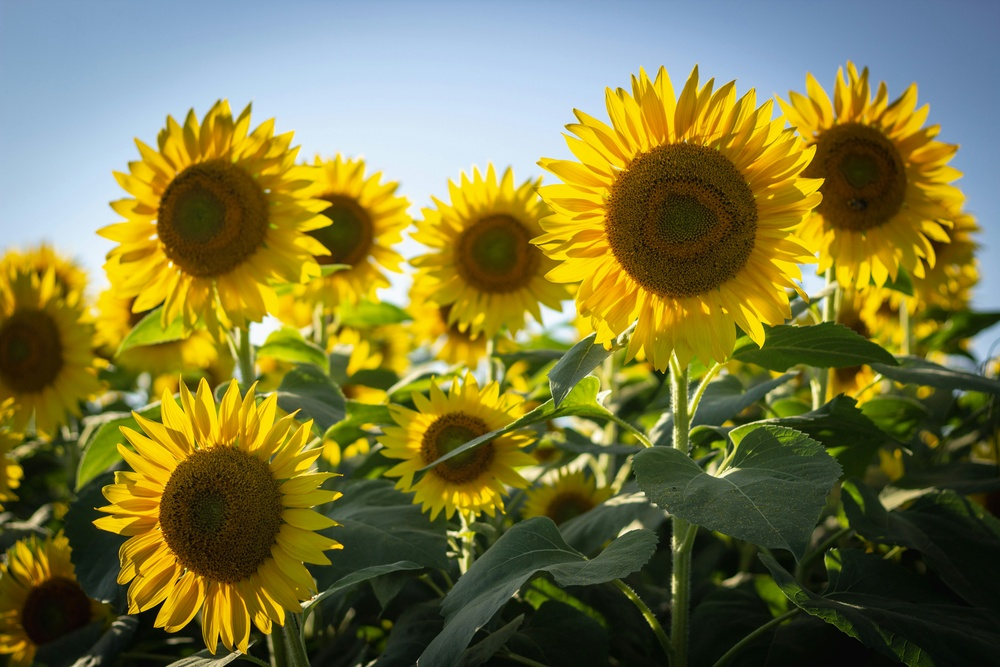
#> input picture Final_Assignments/HW5/images/flower.jpg, 1000 x 667 px, shrunk from 5184 x 3456 before the run
$ jupyter execute Q7_b.ipynb
#> lines starting #> are read from the running program, lines starting #| are printed output that depends on the picture; after the words box and inside, x2 and y2 are one past the last pixel; in counts of white or black regions, pixels touching at a corner belong together
[cell 1]
import cv2
import numpy as np
import matplotlib.pyplot as plt

[cell 2]
import cv2
import numpy as np
import matplotlib.pyplot as plt

# Load image
image = cv2.imread('images/flower.jpg')
#> image is the input picture: shape (667, 1000, 3); mean B, G, R 63.9, 119.6, 123.3
# Convert BGR to RGB for plotting
image_rgb = cv2.cvtColor(image, cv2.COLOR_BGR2RGB)
image2 = image_rgb.copy()
# Define range for dark color in HSV (typical for sunflower centers)
lower_dark = np.array([0, 0, 0])
upper_dark = np.array([180, 255, 100])

# Convert RGB to HSV
hsv_image = cv2.cvtColor(image_rgb, cv2.COLOR_RGB2HSV)
#> hsv_image: shape (667, 1000, 3); mean H, S, V 48.8, 166.2, 139.3

# Create mask for dark color
mask = cv2.inRange(hsv_image, lower_dark, upper_dark)
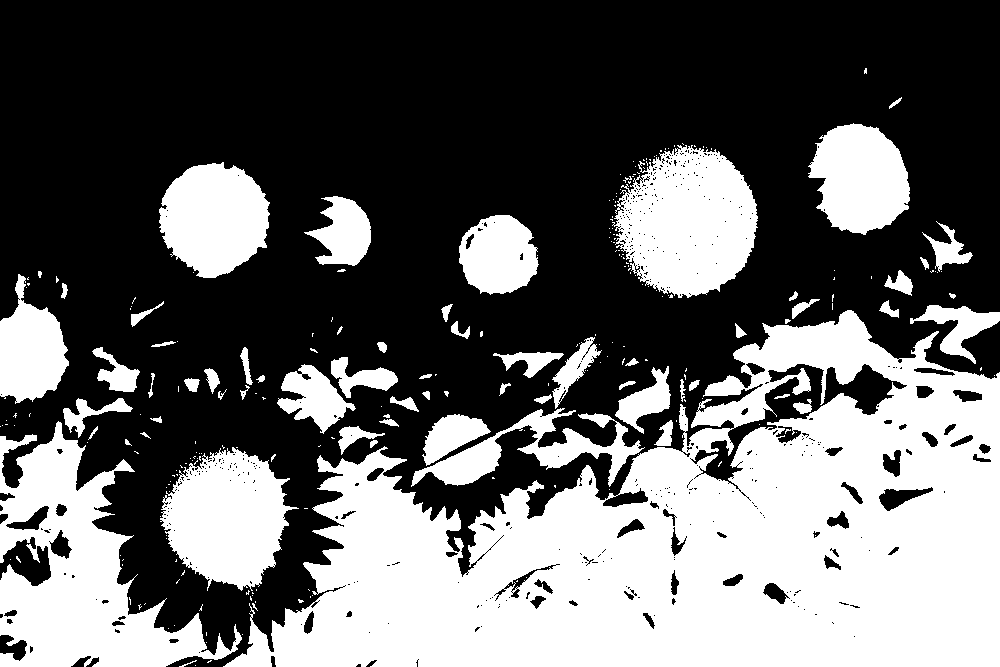
#> mask: shape (667, 1000); 39.7% white; 255 white regions (190 under 20 px), largest, box (x1, y1, x2, y2) and area: (223, 310, 1000, 667) 155652, (0, 421, 242, 667) 25510, (612, 145, 758, 298) 15684

# Perform morphological operations
kernel = cv2.getStructuringElement(cv2.MORPH_RECT, (100,100))
open = cv2.morphologyEx(mask, cv2.MORPH_OPEN, kernel)
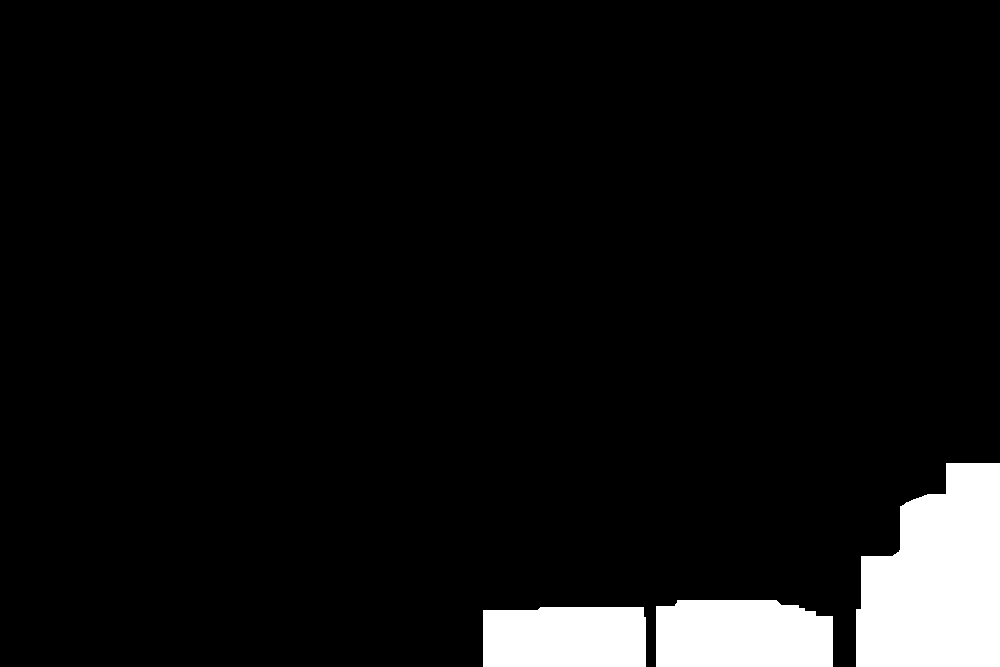
#> open: shape (667, 1000); 6.6% white; 3 white regions, box (x1, y1, x2, y2) and area: (856, 463, 1000, 667) 23457, (656, 600, 833, 667) 11197, (483, 607, 646, 667) 9592
close = cv2.morphologyEx(open, cv2.MORPH_CLOSE, kernel)
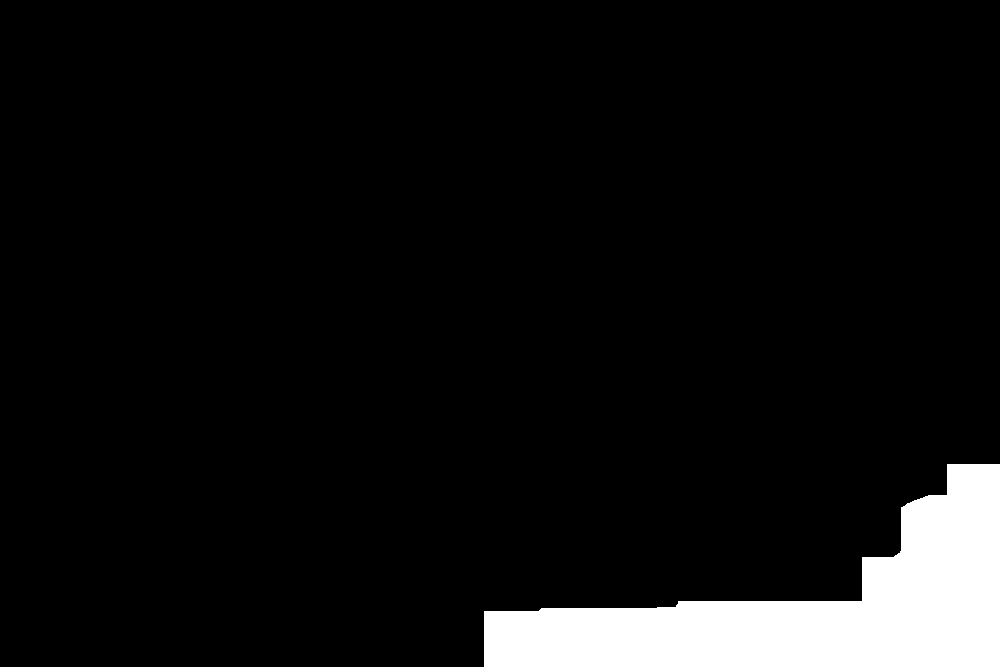
#> close: shape (667, 1000); 6.9% white; 1 white region

# Find contours
contours,_ = cv2.findContours(close.copy(), cv2.RETR_EXTERNAL,cv2.CHAIN_APPROX_SIMPLE)
#> contours = 1 contour; box (x1, y1, x2, y2) and area: (484, 464, 1000, 667) 45568

# Filter out small contours that are not flower centers
sunflower_contours = [cnt for cnt in contours if cv2.contourArea(cnt) > 100]
#> sunflower_contours has the same summary as contours

# Count number of sunflowers based on contours found
number_of_sunflowers = len(sunflower_contours)
#> number_of_sunflowers = 1

print(f'Number of Sunflowers Detected: {number_of_sunflowers}')
#| Number of Sunflowers Detected: 1

# Draw contours on original image
for cnt in sunflower_contours:
    # Get bounding box coordinates around each contour
    x,y,w,h = cv2.boundingRect(cnt)
    # Draw rectangle around each contour on original colored image
    detected_flowers_image = cv2.rectangle(image_rgb,(x,y),(x+w,y+h),(0,0,255),20)
#> this loop made 1 pass
#> (x, y, w, h) on pass 1: (484, 464, 516, 203)
#> pass 1, `detected_flowers_image = cv2.rectangle(image_rgb,(x,y),(x+w,y+h),(0,0,..`:
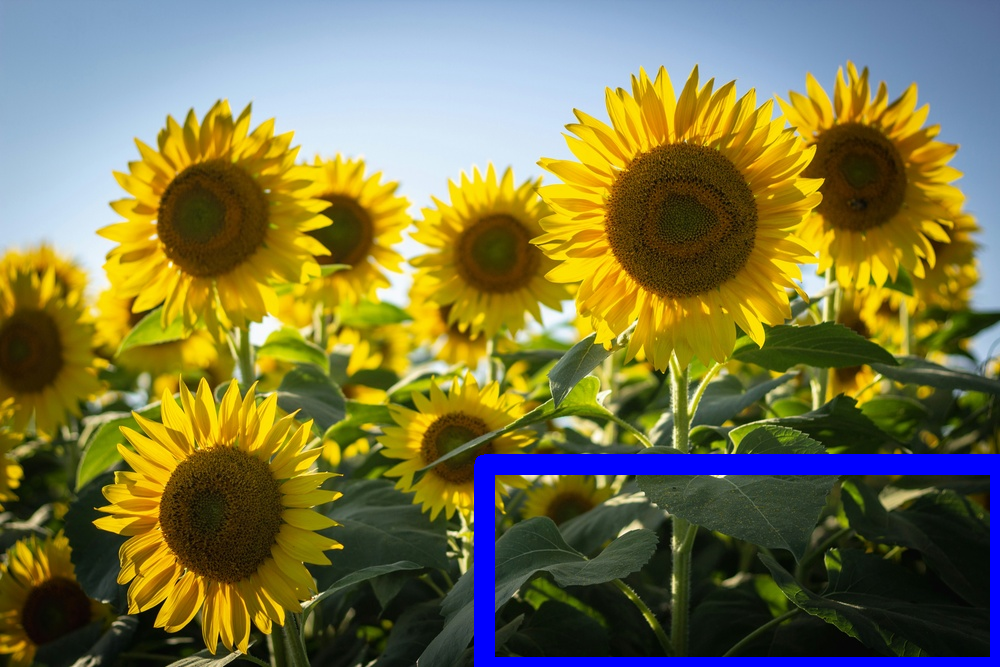
#> detected_flowers_image: shape (667, 1000, 3); mean R, G, B 121.5, 117.6, 71.5

# Display original image and detected flowers
plt.figure(figsize=(10,5))
plt.subplot(1,2,1)
plt.imshow(image)
plt.title('Original Image')
plt.subplot(1,2,2)
plt.imshow(detected_flowers_image)
plt.title('Detected Sunflowers')
plt.show()
#> figure, not shown here; B, G, R data is drawn as R, G, B
